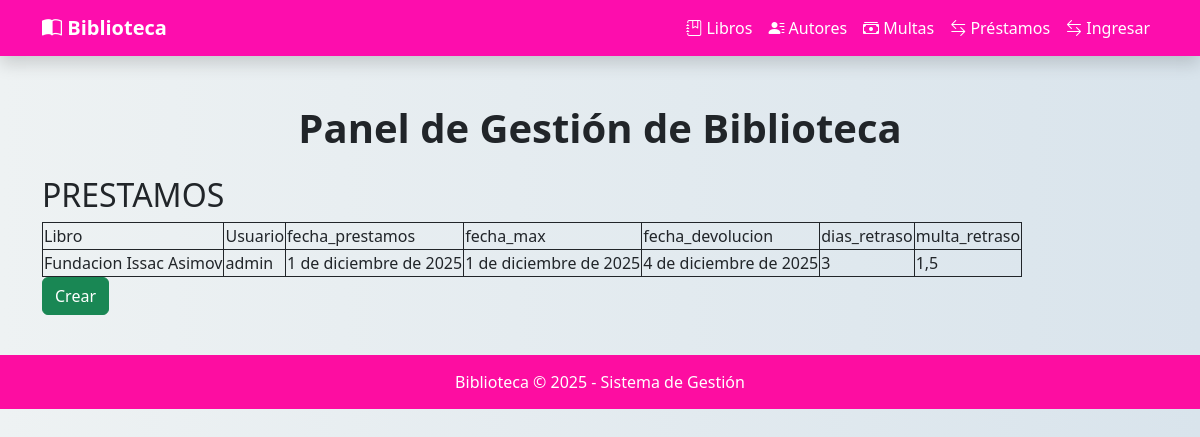
The page /prestamos/ on the database its author committed.
### gestion/models.py (models this page shows, shortened)
class Prestamo(models.Model):
    libro = models.ForeignKey(Libro, related_name="prestamos", on_delete=models.PROTECT)
    usuario = models.ForeignKey(settings.AUTH_USER_MODEL, related_name="prestamos", on_delete=models.PROTECT)
    fecha_prestamos = models.DateField(default=timezone.now)
    fecha_max = models.DateField()
    fecha_devolucion = models.DateField(blank=True, null=True)
    class Meta:
        permissions = (
            ("Ver_prestamos", "Puede ver prestamos"),
            ("gestionar_prestamos", "Puede gestionar prestamos"),
        )
    @property
    def dias_retraso(self):
        hoy = timezone.now().date()
        fecha_ref = self.fecha_devolucion or hoy
        if fecha_ref >= self.fecha_max:
            return (fecha_ref - self.fecha_max).days
    @property
    def multa_retraso(self):
        tarifa = 0.50
        return self.dias_retraso * tarifa

class Libro(models.Model):
    titulo = models.CharField(max_length=20)
    autor = models.ForeignKey(Autor,related_name="libros", on_delete=models.PROTECT)
    disponible = models.BooleanField(default=True)
    def __str__(self):
        return f"{self.titulo} {self.autor}"

class Autor(models.Model):
    nombre = models.CharField(max_length=150)
    apellido = models.CharField(max_length=50)
    bibliografia = models.CharField(max_length=200,blank=True, null=True)
    def __str__(self):
        return f"{self.nombre} {self.apellido}"

### gestion/views.py (the view)
# urls.py: path('prestamos/', lista_prestamos, name="lista_prestamos"),
def lista_prestamos(request):
    prestamos = Prestamo.objects.all()
    return render(request, 'gestion/templates/prestamos.html', {'prestamos': prestamos} )

### gestion/templates/prestamos.html
{% extends "index.html" %}
{% block contenido %}
<h2> PRESTAMOS </h2>
    <table style="border: 1px solid">
        <tr style="border: 1px solid">
            <td  style="border: 1px solid">Libro</td>
            <td  style="border: 1px solid">Usuario</td>
            <td  style="border: 1px solid">fecha_prestamos</td>
            <td  style="border: 1px solid">fecha_max</td>
            <td  style="border: 1px solid">fecha_devolucion</td>
            <td  style="border: 1px solid">dias_retraso</td>
            <td  style="border: 1px solid">multa_retraso</td>
        </tr>
        {% for prestamo in prestamos %}
        <tr  style="border: 1px solid">
            <td  style="border: 1px solid">
                {{ prestamo.libro }}
            </td>
            <td  style="border: 1px solid">
                {{ prestamo.usuario}}
            </td>
            <td  style="border: 1px solid">
                {{ prestamo.fecha_prestamos}}
            </td>
            <td  style="border: 1px solid">
                {{ prestamo.fecha_max}}
            </td>
            <td  style="border: 1px solid">
                {{ prestamo.fecha_devolucion}}
            </td>
            <td  style="border: 1px solid">
                {{ prestamo.dias_retraso}}
            </td>
            <td  style="border: 1px solid">
                {{ prestamo.multa_retraso }}
            </td>
            </tr>
        {% endfor %}
    </table>
    <form>
        <a href="{% url 'crear_prestamo' %}" class="btn btn-success">Crear</a>
    </form>
{% endblock %}

### gestion/templates/index.html (style rules this page uses)
body { background: linear-gradient(to right, #eef2f3, #d9e4ec); }

### rows shown on the page
Prestamo: libro "Fundacion Issac Asimov", usuario "admin", fecha_prestamos "1 de diciembre de 2025", fecha_max "1 de diciembre de 2025", fecha_devolucion "4 de diciembre de 2025", dias_retraso "3", multa_retraso "1,5"
